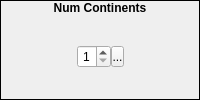
        <widget class="QFrame" name="frame_2">
         <property name="frameShape">
          <enum>QFrame::Box</enum>
         </property>
         <property name="frameShadow">
          <enum>QFrame::Plain</enum>
         </property>
         <layout class="QVBoxLayout" name="verticalLayout_5">
          <property name="spacing">
           <number>0</number>
          </property>
          <property name="margin">
           <number>0</number>
          </property>
          <item>
           <widget class="QLabel" name="label_2">
            <property name="sizePolicy">
             <sizepolicy hsizetype="Preferred" vsizetype="Fixed">
              <horstretch>0</horstretch>
              <verstretch>0</verstretch>
             </sizepolicy>
            </property>
            <property name="font">
             <font>
              <weight>75</weight>
              <bold>true</bold>
             </font>
            </property>
            <property name="text">
             <string>Num Continents</string>
            </property>
            <property name="alignment">
             <set>Qt::AlignCenter</set>
            </property>
           </widget>
          </item>
          <item>
           <widget class="QWidget" name="widget_3" native="true">
            <layout class="QHBoxLayout" name="horizontalLayout_3">
             <property name="spacing">
              <number>0</number>
             </property>
             <property name="margin">
              <number>0</number>
             </property>
             <item>
              <spacer name="horizontalSpacer">
               <property name="orientation">
                <enum>Qt::Horizontal</enum>
               </property>
               <property name="sizeHint" stdset="0">
                <size>
                 <width>40</width>
                 <height>20</height>
                </size>
               </property>
              </spacer>
             </item>
             <item>
              <widget class="QSpinBox" name="sbNumContinents">
               <property name="sizePolicy">
                <sizepolicy hsizetype="Preferred" vsizetype="Fixed">
                 <horstretch>0</horstretch>
                 <verstretch>0</verstretch>
                </sizepolicy>
               </property>
               <property name="alignment">
                <set>Qt::AlignRight|Qt::AlignTrailing|Qt::AlignVCenter</set>
               </property>
               <property name="minimum">
                <number>1</number>
               </property>
               <property name="maximum">
                <number>5</number>
               </property>
              </widget>
             </item>
             <item>
              <widget class="SpinBoxSideButton" name="bNumContinentsSpinButton">
               <property name="minimumSize">
                <size>
                 <width>13</width>
                 <height>21</height>
                </size>
               </property>
               <property name="maximumSize">
                <size>
                 <width>13</width>
                 <height>21</height>
                </size>
               </property>
               <property name="text">
                <string>...</string>
               </property>
               <property name="icon">
                <iconset resource="gui_icons.qrc">
                 <normaloff>:/icons/spinBoxSideButton.png</normaloff>:/icons/spinBoxSideButton.png</iconset>
               </property>
               <property name="iconSize">
                <size>
                 <width>8</width>
                 <height>16</height>
                </size>
               </property>
              </widget>
             </item>
             <item>
              <spacer name="horizontalSpacer_2">
               <property name="orientation">
                <enum>Qt::Horizontal</enum>
               </property>
               <property name="sizeHint" stdset="0">
                <size>
                 <width>40</width>
                 <height>20</height>
                </size>
               </property>
              </spacer>
             </item>
            </layout>
           </widget>
          </item>
         </layout>
        </widget>
